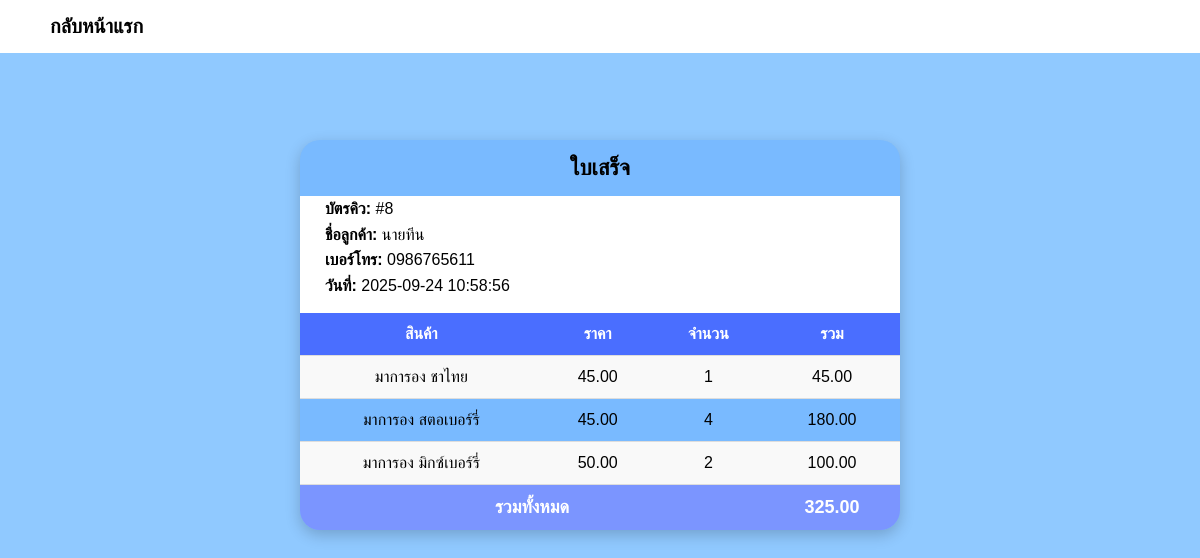
/receipt.php?id=8, run on the app's committed database.
### tables this page shows
CREATE TABLE `orders` (
  `id` int(11) NOT NULL,
  `customer_name` varchar(100) DEFAULT NULL,
  `phone` varchar(20) DEFAULT NULL,
  `total` decimal(10,2) DEFAULT NULL,
  `created_at` timestamp NOT NULL DEFAULT current_timestamp()
);

CREATE TABLE `order_items` (
  `id` int(11) NOT NULL,
  `order_id` int(11) DEFAULT NULL,
  `product` varchar(100) DEFAULT NULL,
  `price` decimal(10,2) DEFAULT NULL,
  `quantity` int(11) DEFAULT NULL
);

### receipt.php (the view, shortened to what this page needs)
<?php
include 'db_connect.php';
$id = $_GET['id'];
$order = $conn->query("SELECT * FROM orders WHERE id=$id")->fetch_assoc();
$items = $conn->query("SELECT * FROM order_items WHERE order_id=$id");
?>
<!DOCTYPE html>
<html lang="th">
<head>
  <link rel="stylesheet" href="receipt.css">
</head>
<body>
<div class="back-link-bar">
  <a href="index.html" class="back-link">กลับหน้าแรก</a>
</div>
<div class="receipt">
  <div class="receipt-header">ใบเสร็จ</div>
  <div class="customer-info">
    <p><strong>บัตรคิว:</strong> #<?= $order['id'] ?></p>
    <p><strong>ชื่อลูกค้า:</strong> <?= $order['customer_name'] ?></p>
    <p><strong>เบอร์โทร:</strong> <?= $order['phone'] ?></p>
    <p><strong>วันที่:</strong> <?= $order['created_at'] ?></p>
  </div>
  <table>
    <tr>
      <th>สินค้า</th>
      <th>ราคา</th>
      <th>จำนวน</th>
      <th>รวม</th>
    </tr>
    <?php while($row = $items->fetch_assoc()): ?>
    <tr>
      <td><?= $row['product'] ?></td>
      <td><?= number_format($row['price'], 2) ?></td>
      <td><?= $row['quantity'] ?></td>
      <td><?= number_format($row['price'] * $row['quantity'], 2) ?></td>
    </tr>
    <?php endwhile; ?>
    <tr class="total-row">
      <td colspan="3">รวมทั้งหมด</td>
      <td><?= number_format($order['total'], 2) ?></td>
    </tr>
  </table>
</div>
</body>
</html>

### receipt.css (style rules this page uses)
* { margin: 0; padding: 0; box-sizing: border-box; }
body { font-family: "Prompt", sans-serif; background: #90c9ff; margin: 0; padding: 20px; display: flex; flex-direction: column; align-items: center; animation: fadeIn 1s ease-in-out; }
.back-link-bar { position: fixed; top: 0; left: 0; width: 100%; background: #ffffff; justify-content: flex-end; padding: 15px 50px; z-index: 1000; }
.back-link { color: #000; font-weight: bold; font-size: 20px; text-decoration: none; }
.receipt { background: rgb(121, 186, 255); width: 600px; border-radius: 20px; box-shadow: 0 5px 15px rgba(0,0,0,0.2); overflow: hidden; animation: popIn 0.8s ease-out; margin-top: 120px; }
.receipt-header { text-align: center; font-size: 22px; font-weight: bold; padding: 15px; }
.customer-info { background-color: #ffffff; padding: 0 25px 15px 25px; font-size: 16px; line-height: 1.6; }
table { width: 100%; border-collapse: collapse; font-size: 16px; animation: fadeUp 1.2s ease; }
th, td { padding: 12px; text-align: center; border-bottom: 1px solid #ddd; }
th { background: #4a6eff; color: white; }
tr:nth-child(even) td { background: #f9f9f9; }
.total-row td { background: #7b95ff; color: white; font-weight: bold; font-size: 18px; border: none; }

### data on the page
orders: id "8", customer_name "นายทีน", phone "0986765611", created_at "2025-09-24 10:58:56", total "325.00"
order_items: product "มาการอง ชาไทย", price "45.00", quantity "1", $row['price']*$row['quantity'] "45.00"
order_items: product "มาการอง สตอเบอร์รี่", price "45.00", quantity "4", $row['price'] * $row['quantity'] "180.00"
order_items: product "มาการอง มิกซ์เบอร์รี่", price "50.00", quantity "2", $row['price'] * $row['quantity'] "100.00"
